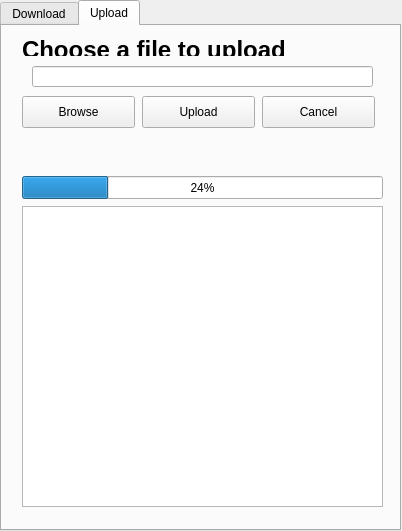
<?xml version="1.0" encoding="UTF-8"?>
<ui version="4.0">
 <class>BrowseDialog</class>
 <widget class="QDialog" name="BrowseDialog">
  <property name="geometry">
   <rect>
    <x>0</x>
    <y>0</y>
    <width>402</width>
    <height>531</height>
   </rect>
  </property>
  <property name="windowTitle">
   <string>Dialog</string>
  </property>
  <widget class="QTabWidget" name="io_panel">
   <property name="geometry">
    <rect>
     <x>0</x>
     <y>0</y>
     <width>401</width>
     <height>531</height>
    </rect>
   </property>
   <property name="currentIndex">
    <number>1</number>
   </property>
   <widget class="QWidget" name="Download">
    <attribute name="title">
     <string>Download</string>
    </attribute>
    <widget class="QListWidget" name="fileList">
     <property name="geometry">
      <rect>
       <x>20</x>
       <y>0</y>
       <width>361</width>
       <height>331</height>
      </rect>
     </property>
    </widget>
    <widget class="QPushButton" name="download_browse_btn">
     <property name="geometry">
      <rect>
       <x>20</x>
       <y>460</y>
       <width>121</width>
       <height>32</height>
      </rect>
     </property>
     <property name="text">
      <string>Browse</string>
     </property>
    </widget>
    <widget class="QPushButton" name="download_confirm_btn">
     <property name="geometry">
      <rect>
       <x>142</x>
       <y>460</y>
       <width>121</width>
       <height>32</height>
      </rect>
     </property>
     <property name="text">
      <string>Download</string>
     </property>
    </widget>
    <widget class="QPushButton" name="download_cancel_btn">
     <property name="geometry">
      <rect>
       <x>260</x>
       <y>460</y>
       <width>113</width>
       <height>32</height>
      </rect>
     </property>
     <property name="text">
      <string>Cancel</string>
     </property>
    </widget>
    <widget class="QProgressBar" name="download_progress">
     <property name="geometry">
      <rect>
       <x>20</x>
       <y>330</y>
       <width>361</width>
       <height>23</height>
      </rect>
     </property>
     <property name="value">
      <number>24</number>
     </property>
    </widget>
    <widget class="QTextEdit" name="download_msg_box">
     <property name="geometry">
      <rect>
       <x>20</x>
       <y>360</y>
       <width>361</width>
       <height>91</height>
      </rect>
     </property>
    </widget>
   </widget>
   <widget class="QWidget" name="Upload">
    <attribute name="title">
     <string>Upload</string>
    </attribute>
    <widget class="QLabel" name="label">
     <property name="geometry">
      <rect>
       <x>20</x>
       <y>10</y>
       <width>311</width>
       <height>20</height>
      </rect>
     </property>
     <property name="text">
      <string>&lt;html&gt;&lt;head/&gt;&lt;body&gt;&lt;p&gt;&lt;span style=&quot; font-size:18pt; font-weight:600; &quot;&gt;Choose a file to upload&lt;/span&gt;&lt;/p&gt;&lt;/body&gt;&lt;/html&gt;</string>
     </property>
    </widget>
    <widget class="QProgressBar" name="upload_progress">
     <property name="geometry">
      <rect>
       <x>20</x>
       <y>150</y>
       <width>361</width>
       <height>23</height>
      </rect>
     </property>
     <property name="value">
      <number>24</number>
     </property>
    </widget>
    <widget class="QLineEdit" name="upload_url">
     <property name="geometry">
      <rect>
       <x>30</x>
       <y>40</y>
       <width>341</width>
       <height>21</height>
      </rect>
     </property>
    </widget>
    <widget class="QPushButton" name="upload_browse_btn">
     <property name="geometry">
      <rect>
       <x>20</x>
       <y>70</y>
       <width>113</width>
       <height>32</height>
      </rect>
     </property>
     <property name="text">
      <string>Browse</string>
     </property>
    </widget>
    <widget class="QPushButton" name="upload_confirm_btn">
     <property name="geometry">
      <rect>
       <x>140</x>
       <y>70</y>
       <width>113</width>
       <height>32</height>
      </rect>
     </property>
     <property name="text">
      <string>Upload</string>
     </property>
    </widget>
    <widget class="QPushButton" name="upload_cancel_btn">
     <property name="geometry">
      <rect>
       <x>260</x>
       <y>70</y>
       <width>113</width>
       <height>32</height>
      </rect>
     </property>
     <property name="text">
      <string>Cancel</string>
     </property>
    </widget>
    <widget class="QTextEdit" name="upload_msg_box">
     <property name="geometry">
      <rect>
       <x>20</x>
       <y>180</y>
       <width>361</width>
       <height>301</height>
      </rect>
     </property>
    </widget>
   </widget>
  </widget>
 </widget>
 <resources/>
 <connections/>
</ui>
